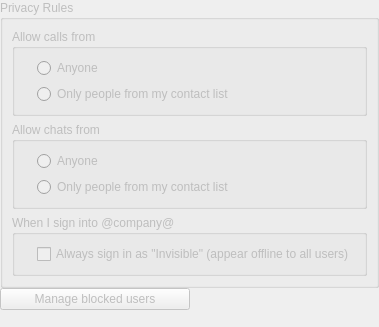
<ui version="4.0" >
 <author></author>
 <comment></comment>
 <exportmacro></exportmacro>
 <class>PrivacySettings</class>
 <widget class="QWidget" name="PrivacySettings" >
  <property name="enabled" >
   <bool>false</bool>
  </property>
  <property name="geometry" >
   <rect>
    <x>0</x>
    <y>0</y>
    <width>346</width>
    <height>327</height>
   </rect>
  </property>
  <layout class="QGridLayout" >
   <property name="margin" >
    <number>0</number>
   </property>
   <property name="spacing" >
    <number>0</number>
   </property>
   <item row="0" column="0" colspan="2" >
    <widget class="QGroupBox" name="groupBox" >
     <property name="title" >
      <string>Privacy Rules </string>
     </property>
     <layout class="QGridLayout" >
      <property name="margin" >
       <number>9</number>
      </property>
      <property name="spacing" >
       <number>6</number>
      </property>
      <item row="2" column="0" >
       <widget class="QGroupBox" name="groupBox_3" >
        <property name="title" >
         <string>When I sign into @company@</string>
        </property>
        <layout class="QGridLayout" >
         <property name="margin" >
          <number>9</number>
         </property>
         <property name="spacing" >
          <number>6</number>
         </property>
         <item row="0" column="0" >
          <widget class="QLabel" name="label_3" >
           <property name="sizePolicy" >
            <sizepolicy>
             <hsizetype>0</hsizetype>
             <vsizetype>5</vsizetype>
             <horstretch>0</horstretch>
             <verstretch>0</verstretch>
            </sizepolicy>
           </property>
           <property name="pixmap" >
            <pixmap resource="../../../../resources/wengophone.qrc" >:/pics/status/invisible.png</pixmap>
           </property>
          </widget>
         </item>
         <item row="0" column="1" >
          <widget class="QCheckBox" name="alwaysSignAsInvisible" >
           <property name="text" >
            <string>Always sign in as "Invisible" (appear offline to all users)</string>
           </property>
          </widget>
         </item>
        </layout>
       </widget>
      </item>
      <item row="1" column="0" >
       <widget class="QGroupBox" name="groupBox_4" >
        <property name="title" >
         <string>Allow chats from</string>
        </property>
        <layout class="QGridLayout" >
         <property name="margin" >
          <number>9</number>
         </property>
         <property name="spacing" >
          <number>6</number>
         </property>
         <item rowspan="2" row="0" column="0" >
          <widget class="QLabel" name="label_2" >
           <property name="sizePolicy" >
            <sizepolicy>
             <hsizetype>0</hsizetype>
             <vsizetype>5</vsizetype>
             <horstretch>0</horstretch>
             <verstretch>0</verstretch>
            </sizepolicy>
           </property>
           <property name="pixmap" >
            <pixmap resource="../../../../resources/wengophone.qrc" >:/pics/contact/chat.png</pixmap>
           </property>
          </widget>
         </item>
         <item row="0" column="1" >
          <widget class="QRadioButton" name="allowChatsFromAnyoneRadioButton" >
           <property name="text" >
            <string>Anyone</string>
           </property>
          </widget>
         </item>
         <item row="1" column="1" >
          <widget class="QRadioButton" name="allowChatsFromOnlyContactListRadioButton" >
           <property name="text" >
            <string>Only people from my contact list</string>
           </property>
          </widget>
         </item>
        </layout>
       </widget>
      </item>
      <item row="0" column="0" >
       <widget class="QGroupBox" name="groupBox_2" >
        <property name="title" >
         <string>Allow calls from</string>
        </property>
        <layout class="QGridLayout" >
         <property name="margin" >
          <number>9</number>
         </property>
         <property name="spacing" >
          <number>6</number>
         </property>
         <item row="1" column="1" >
          <widget class="QRadioButton" name="allowCallsOnlyFromContactListRadioButton" >
           <property name="text" >
            <string>Only people from my contact list</string>
           </property>
          </widget>
         </item>
         <item row="0" column="1" >
          <widget class="QRadioButton" name="allowCallsFromAnyoneRadioButton" >
           <property name="text" >
            <string>Anyone</string>
           </property>
          </widget>
         </item>
         <item rowspan="2" row="0" column="0" >
          <widget class="QLabel" name="label" >
           <property name="sizePolicy" >
            <sizepolicy>
             <hsizetype>0</hsizetype>
             <vsizetype>5</vsizetype>
             <horstretch>0</horstretch>
             <verstretch>0</verstretch>
            </sizepolicy>
           </property>
           <property name="pixmap" >
            <pixmap resource="../../../../resources/wengophone.qrc" >:/pics/contact/call.png</pixmap>
           </property>
          </widget>
         </item>
        </layout>
       </widget>
      </item>
     </layout>
    </widget>
   </item>
   <item row="2" column="1" >
    <spacer>
     <property name="orientation" >
      <enum>Qt::Vertical</enum>
     </property>
     <property name="sizeHint" >
      <size>
       <width>20</width>
       <height>40</height>
      </size>
     </property>
    </spacer>
   </item>
   <item row="1" column="0" >
    <widget class="QPushButton" name="manageBlockedUsersButton" >
     <property name="maximumSize" >
      <size>
       <width>16777215</width>
       <height>16777215</height>
      </size>
     </property>
     <property name="text" >
      <string>Manage blocked users</string>
     </property>
    </widget>
   </item>
  </layout>
 </widget>
 <pixmapfunction></pixmapfunction>
 <tabstops>
  <tabstop>allowCallsFromAnyoneRadioButton</tabstop>
  <tabstop>allowCallsOnlyFromContactListRadioButton</tabstop>
  <tabstop>allowChatsFromAnyoneRadioButton</tabstop>
  <tabstop>allowChatsFromOnlyContactListRadioButton</tabstop>
  <tabstop>alwaysSignAsInvisible</tabstop>
  <tabstop>manageBlockedUsersButton</tabstop>
 </tabstops>
 <resources>
  <include location="../../../../resources/wengophone.qrc" />
 </resources>
 <connections/>
</ui>
